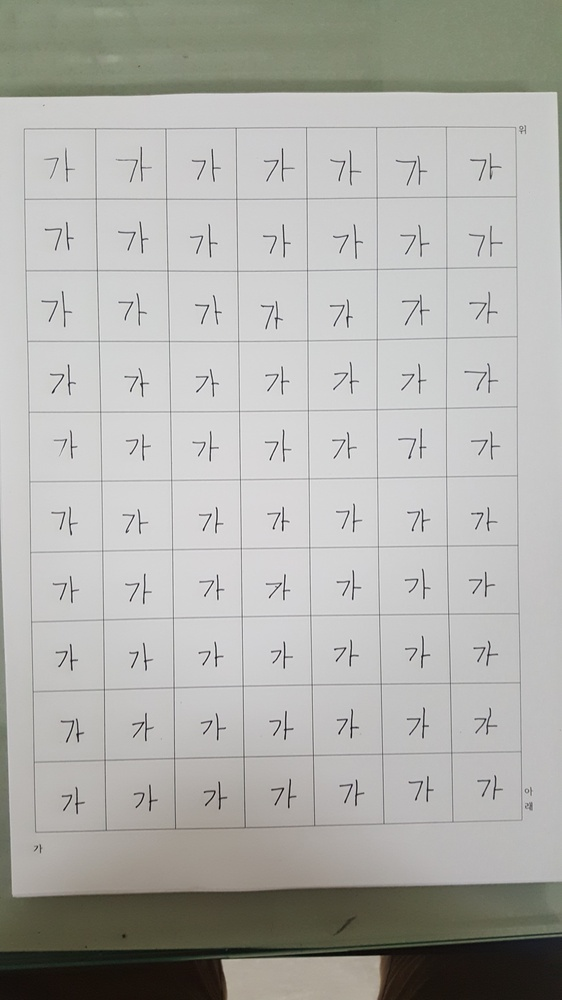
#> input picture python_archive/9opencv/ga.jpg, 562 x 1000 px, shrunk from 1836 x 3264 before the run
$ python HoughLinesTest.py
#> lines starting #> are read from the running program, lines starting #| are printed output that depends on the picture; after the words box and inside, x2 and y2 are one past the last pixel; in counts of white or black regions, pixels touching at a corner belong together
import cv2
import numpy as np

img = cv2.imread('ga.jpg')
#> img is the input picture: shape (1000, 562, 3); mean B, G, R 171.9, 176.2, 176.2
gray = cv2.cvtColor(img,cv2.COLOR_BGR2GRAY)
edges = cv2.Canny(gray,50,150,apertureSize = 3)
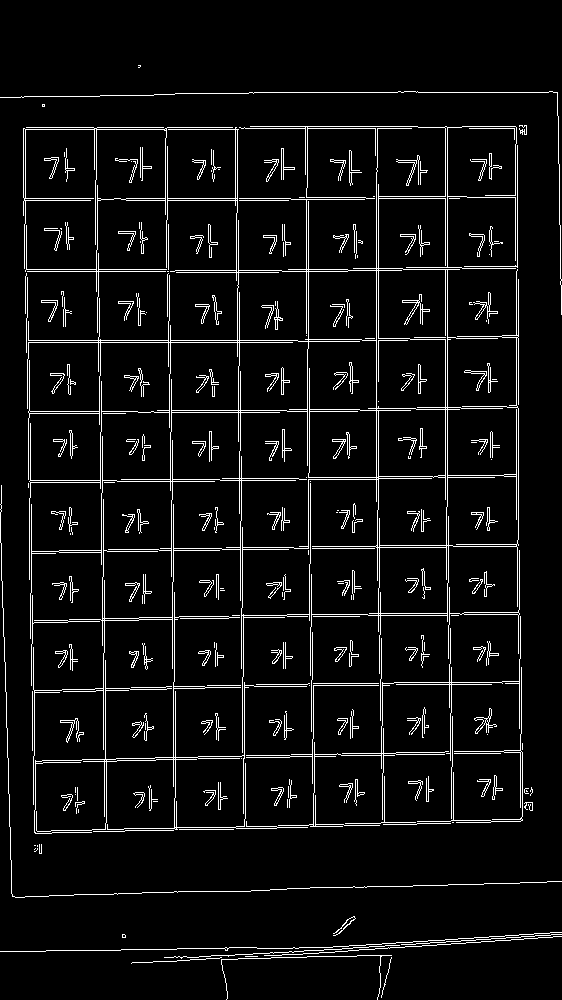
#> edges: shape (1000, 562); 5.9% white in thin lines or dots

lines = cv2.HoughLines(edges,1,np.pi/180,200)
#> lines = 51 rows, first 8: [-162, 3.12], [447, 0], [-22, 3.12], [-20, 3.12], [445, 0], [-92, 3.12], [378, 0], [-232, 3.12]

for i in range(0, len(lines)-1):
    for rho,theta in lines[i]:
        a = np.cos(theta)
        b = np.sin(theta)
        x0 = a*rho
        y0 = b*rho
        x1 = int(x0 + 1000*(-b))
        y1 = int(y0 + 1000*(a))
        x2 = int(x0 - 1000*(-b))
        y2 = int(y0 - 1000*(a))

        cv2.line(img,(x1,y1),(x2,y2),(0,0,255),2)
#> this loop made 50 passes
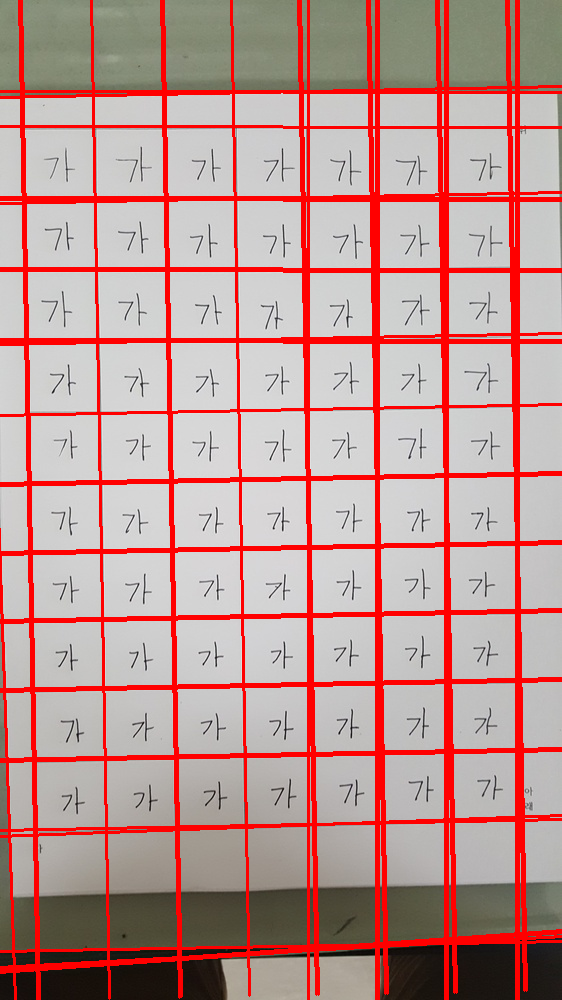
#> img: shape (1000, 562, 3); 15.2% of pixels changed, all inside (x1, y1, x2, y2) = (0, 0, 562, 1000)

cv2.imwrite('houghlines3.jpg',img)
cv2.imshow('image',img)
cv2.waitKey(0)

$ run again, with python_archive/9opencv/na.jpg copied over python_archive/9opencv/ga.jpg
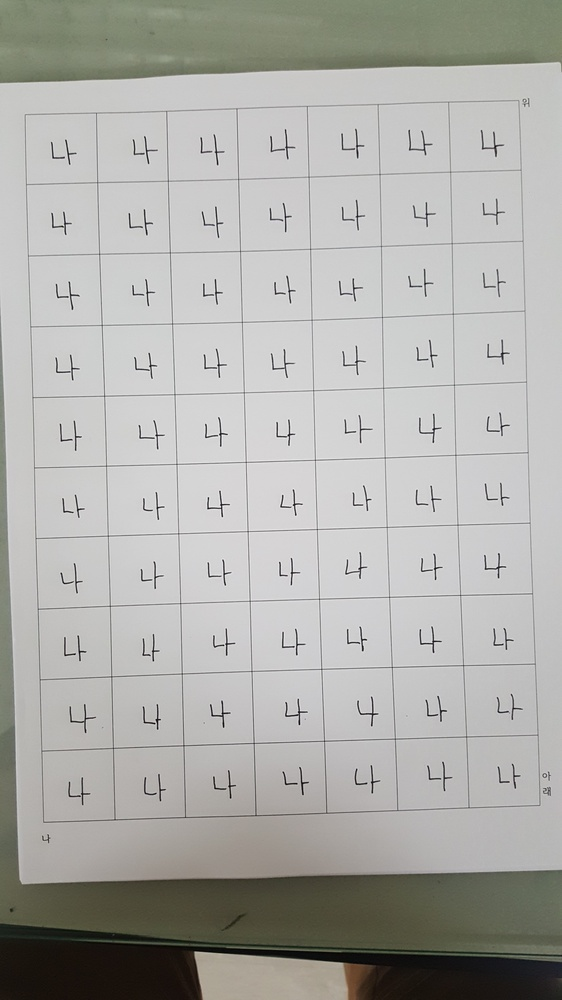
#> input picture python_archive/9opencv/na.jpg, 562 x 1000 px, shrunk from 1836 x 3264 before the run
#> img is the input picture: shape (1000, 562, 3); mean B, G, R 170.2, 174, 174.2
#> `edges = cv2.Canny(gray,50,150,apertureSize = 3)`:
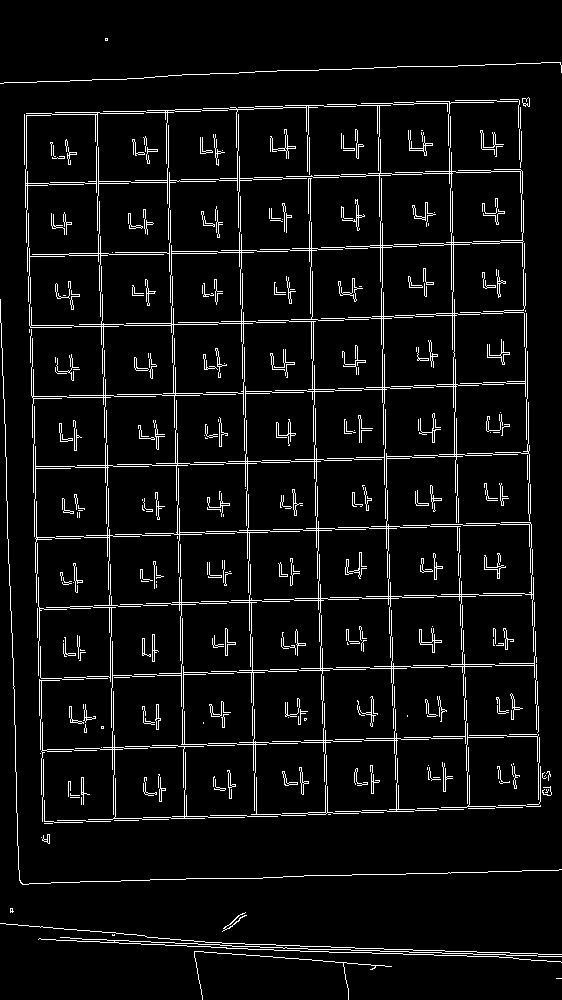
#> edges: shape (1000, 562); 5.7% white in thin lines or dots
#> lines = 47 rows, first 8: [-299, 3.11], [-512, 3.11], [11, 3.11], [258, 1.54], [-448, 3.12], [186, 1.54], [-160, 3.11], [824, 1.54]
#> the loop `for i in range(0, len(lines)-1):` made 46 passes
#> after the loop `for i in range(0, len(lines)-1):`:
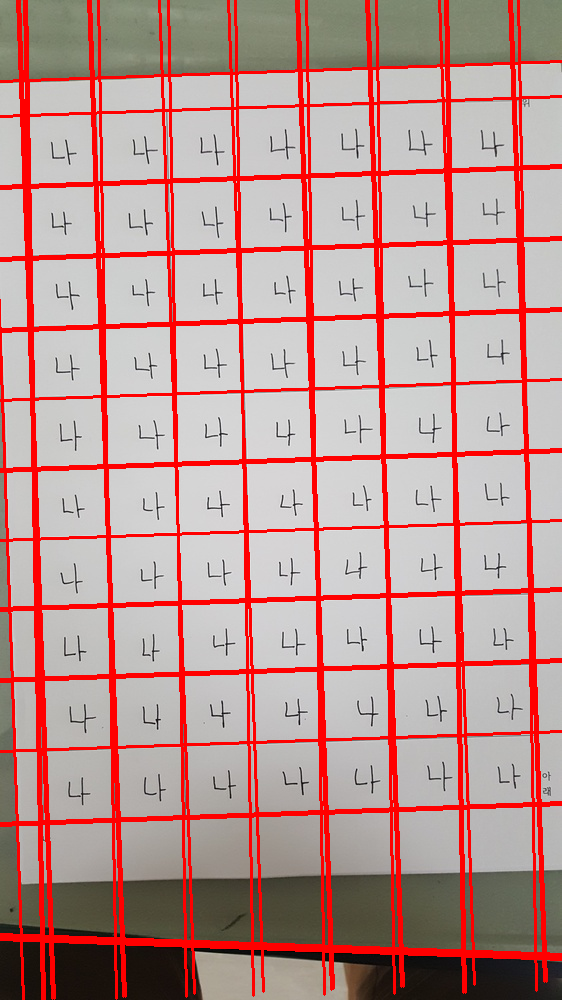
#> img: shape (1000, 562, 3); 15.32% of pixels changed, all inside (x1, y1, x2, y2) = (0, 0, 562, 1000)

$ run again, with python_archive/9opencv/chess.png saved as python_archive/9opencv/ga.jpg
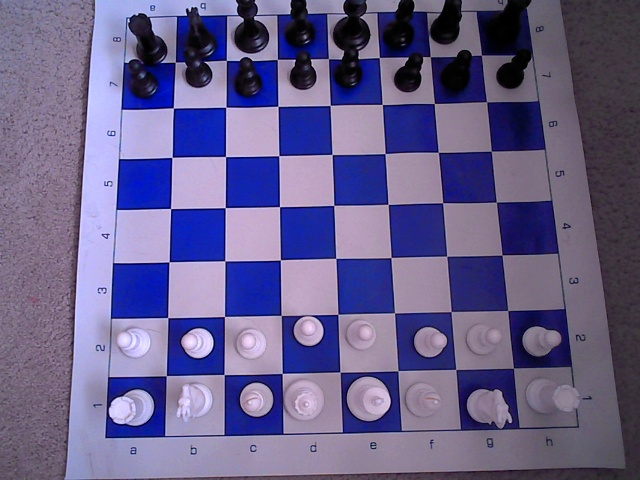
#> input picture python_archive/9opencv/chess.png, 640 x 480 px
#> img is the input picture: shape (480, 640, 3); mean B, G, R 138.5, 95.2, 102.6
#> `edges = cv2.Canny(gray,50,150,apertureSize = 3)`:
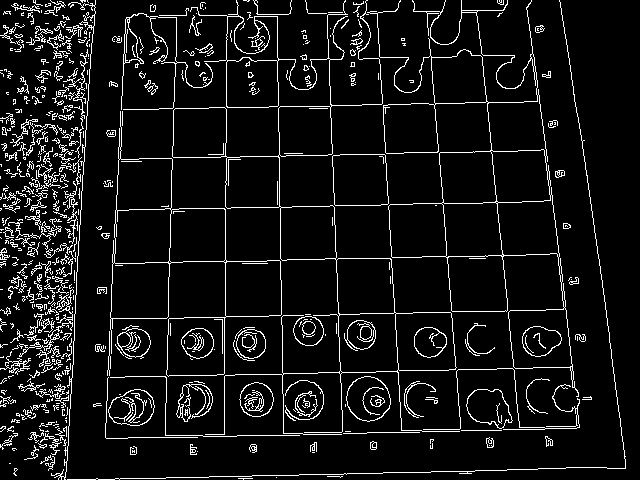
#> edges: shape (480, 640); 7.8% white in thin lines or dots
#> lines = 15 rows, first 8: [-276, 3.12], [111, 1.55], [211, 1.55], [264, 1.55], [91, 0.0524], [320, 1.55], [160, 1.55], [378, 1.55]
#> the loop `for i in range(0, len(lines)-1):` made 14 passes
#> after the loop `for i in range(0, len(lines)-1):`:
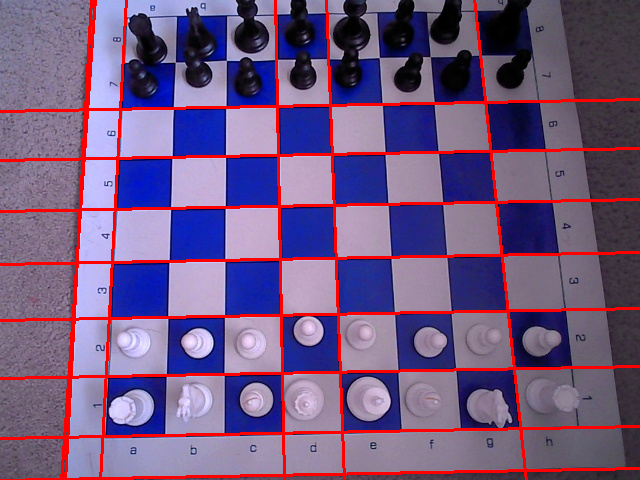
#> img: shape (480, 640, 3); 7.47% of pixels changed, all inside (x1, y1, x2, y2) = (0, 0, 640, 480)
